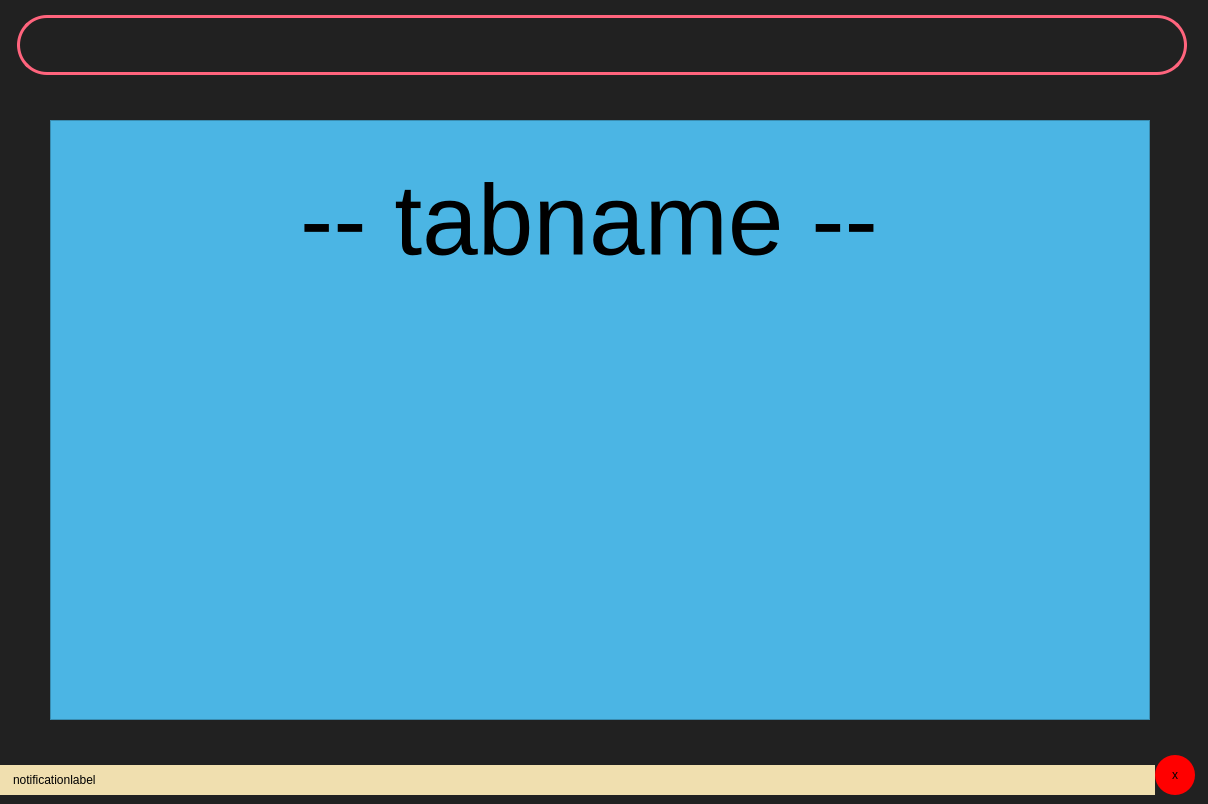
<?xml version="1.0" encoding="UTF-8"?>
<ui version="4.0">
 <class>mainwindow</class>
 <widget class="QWidget" name="mainwindow">
  <property name="geometry">
   <rect>
    <x>0</x>
    <y>0</y>
    <width>1208</width>
    <height>804</height>
   </rect>
  </property>
  <property name="styleSheet">
   <string notr="true">background-color: rgb(33, 33, 33);</string>
  </property>
  <widget class="QFrame" name="topframe">
   <property name="geometry">
    <rect>
     <x>17</x>
     <y>15</y>
     <width>1170</width>
     <height>60</height>
    </rect>
   </property>
   <property name="styleSheet">
    <string notr="true">QFrame {
    border-radius: 30;
    background-color: transparent;
    border-style: solid;
    border-width: 3;
    border-color: rgb(255, 100, 125);
}</string>
   </property>
   <property name="frameShape">
    <enum>QFrame::StyledPanel</enum>
   </property>
   <property name="frameShadow">
    <enum>QFrame::Raised</enum>
   </property>
  </widget>
  <widget class="QFrame" name="frame">
   <property name="geometry">
    <rect>
     <x>50</x>
     <y>120</y>
     <width>1100</width>
     <height>600</height>
    </rect>
   </property>
   <property name="styleSheet">
    <string notr="true">QFrame {
	background-color: rgb(75, 181, 228);
}</string>
   </property>
   <property name="frameShape">
    <enum>QFrame::StyledPanel</enum>
   </property>
   <property name="frameShadow">
    <enum>QFrame::Raised</enum>
   </property>
   <widget class="QLabel" name="label">
    <property name="geometry">
     <rect>
      <x>250</x>
      <y>50</y>
      <width>600</width>
      <height>100</height>
     </rect>
    </property>
    <property name="styleSheet">
     <string notr="true">font-size: 75pt;</string>
    </property>
    <property name="text">
     <string>-- tabname --</string>
    </property>
   </widget>
  </widget>
  <widget class="QFrame" name="frame_11">
   <property name="geometry">
    <rect>
     <x>0</x>
     <y>755</y>
     <width>1200</width>
     <height>40</height>
    </rect>
   </property>
   <property name="styleSheet">
    <string notr="true">background-color: transparent;</string>
   </property>
   <property name="frameShape">
    <enum>QFrame::StyledPanel</enum>
   </property>
   <property name="frameShadow">
    <enum>QFrame::Raised</enum>
   </property>
   <widget class="QLabel" name="label_11">
    <property name="geometry">
     <rect>
      <x>0</x>
      <y>10</y>
      <width>1155</width>
      <height>30</height>
     </rect>
    </property>
    <property name="styleSheet">
     <string notr="true">background-color: rgb(240, 223, 175);
padding-left: 10;
padding-right: 10;</string>
    </property>
    <property name="text">
     <string>notificationlabel</string>
    </property>
   </widget>
   <widget class="QPushButton" name="pushButton_6">
    <property name="geometry">
     <rect>
      <x>1155</x>
      <y>0</y>
      <width>40</width>
      <height>40</height>
     </rect>
    </property>
    <property name="styleSheet">
     <string notr="true">border-radius: 20;
background-color: rgb(255, 0, 0);</string>
    </property>
    <property name="text">
     <string>x</string>
    </property>
   </widget>
  </widget>
  <zorder>frame</zorder>
  <zorder>topframe</zorder>
  <zorder>frame_11</zorder>
 </widget>
 <resources/>
 <connections/>
</ui>
